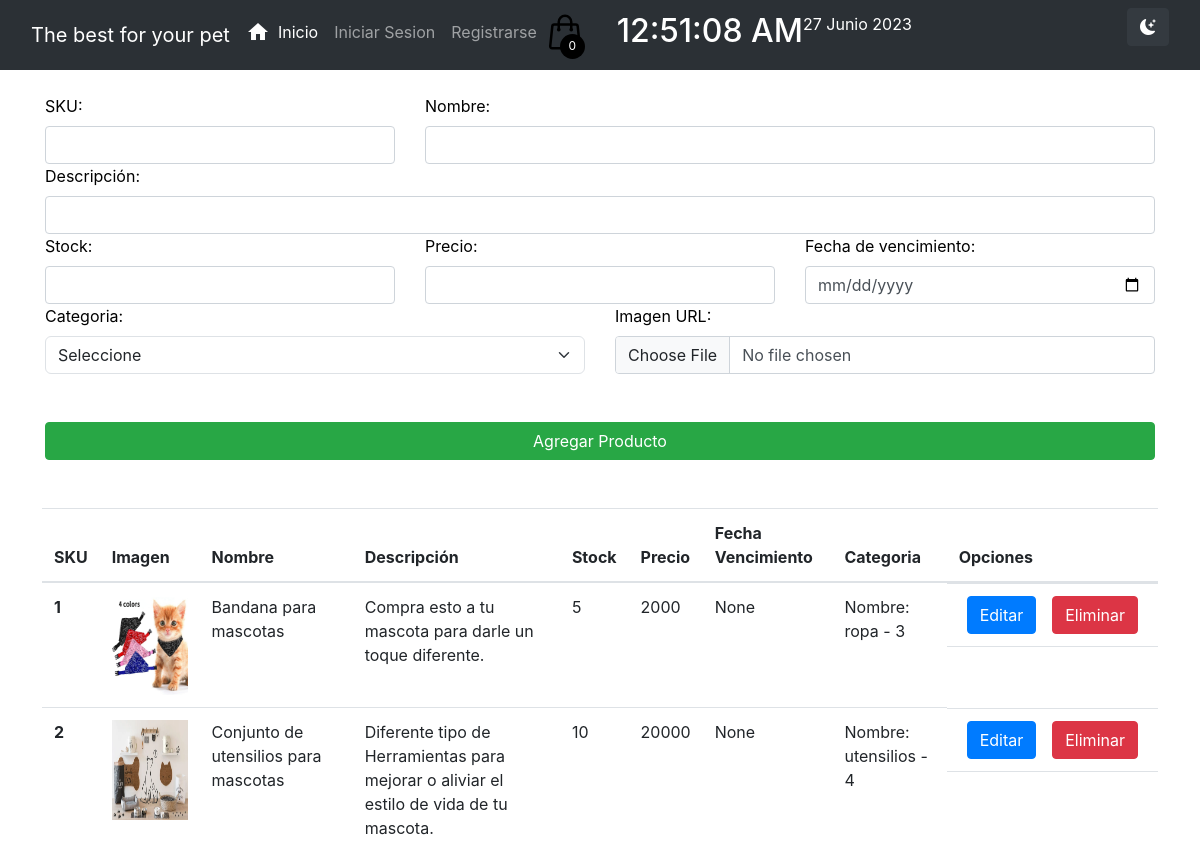
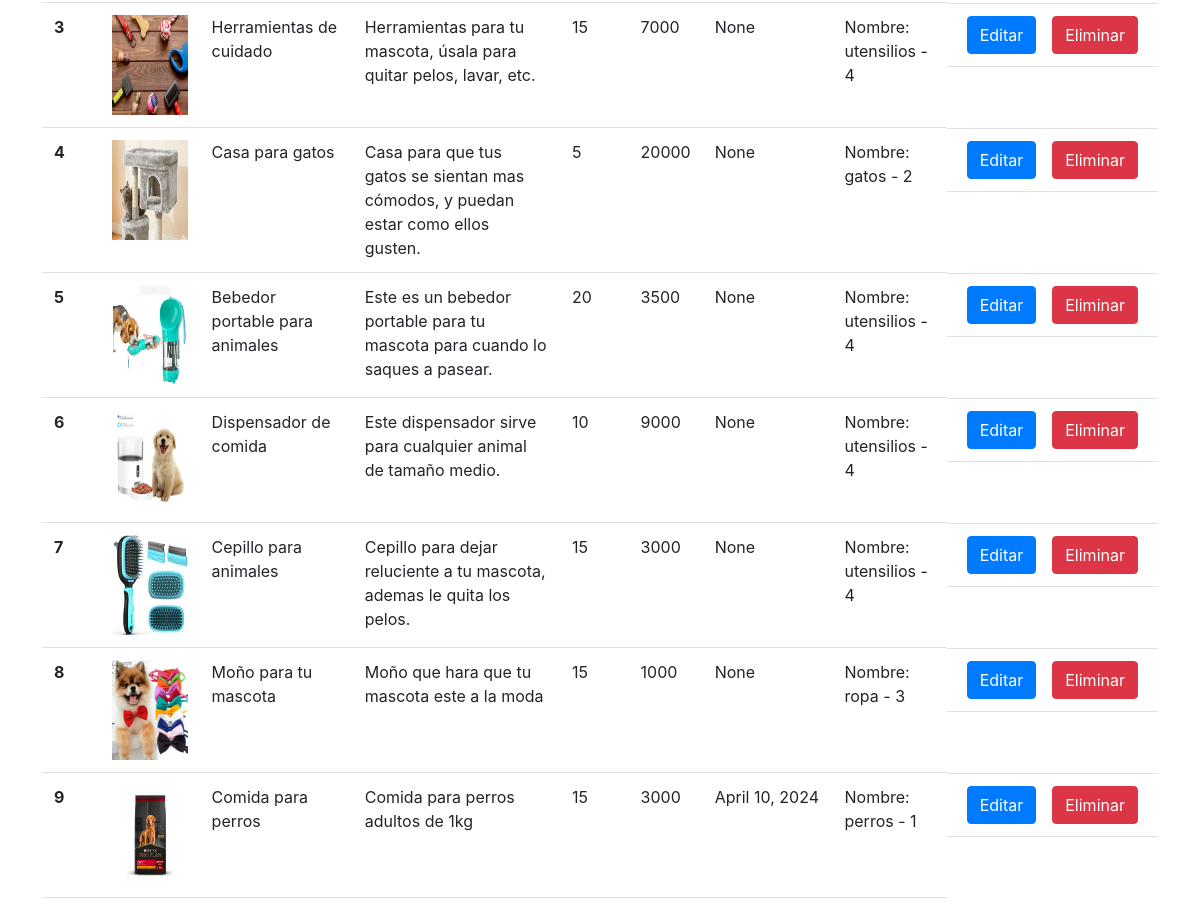
The app's page /agregar with its own data (2 pictures, top to bottom).
### apps/Tienda/models.py (models this page shows, shortened)
class Producto(models.Model):
    sku = models.IntegerField(primary_key=True)
    nombre = models.CharField(max_length=100, null=False)
    descripcion = models.CharField(max_length=150,null=False)
    stock = models.IntegerField(null=False)
    precio = models.IntegerField(null=False)
    fecha_ingreso = models.DateField(auto_now_add=True)
    fecha_vencimiento = models.DateField(null=True,blank=True)
    categoria_id = models.ForeignKey(Categoria,on_delete=models.CASCADE)
    image_url = models.ImageField(upload_to="imagenesProductos")

class Categoria(models.Model):
    categoria_id = models.AutoField(primary_key=True)
    nombre = models.CharField(max_length=50, null=False)
    def __str__(self):
        txt = "Nombre: {0} - {1}"
        return txt.format(self.nombre,self.categoria_id)

### apps/Tienda/views.py (the view)
# urls.py: path('agregar',views.cargarAgregar),
def cargarAgregar(request):
    productos = Producto.objects.all()
    categorias = Categoria.objects.all()
    return render(request,"agregar.html",{"cate":categorias, "prod":productos})

### apps/Tienda/templates/agregar.html (shortened to what this page needs)
{% extends "./modulos.html" %}
{% load static %}
{% block head %}
<link rel="stylesheet" href="{% static 'css/registro.css' %}">
<link rel="stylesheet" href="{% static 'css/style.css' %}">
<link rel="stylesheet" href="{% static 'css/oscuro.css' %}">
{% endblock %}
{% block body %}
<br>
<div class="container">
    <form id="formularioAgregarProducto" action="/agregarProductoForm" method="POST" enctype="multipart/form-data"> {% csrf_token %}
        <div class="row">
            <div class="col-md-4">
                <label for="txtSku">SKU:</label>
                <input name="txtSku" id="txtSku" type="text" class="form-control">
            </div>
            <div class="col-md-8">
                <label for="txtNombre">Nombre:</label>
                <input name="txtNombre" id="txtNombre" type="text" class="form-control">
            </div>
            <div class="col-md-12">
                <label for="txtDescripcion">Descripción:</label>
                <input name="txtDescripcion" id="txtDescripcion" type="text" class="form-control">
            </div>
            <div class="col-md-4">
                <label for="txtStock">Stock:</label>
                <input name="txtStock" id="txtStock" type="text" class="form-control">
            </div>
            <div class="col-md-4">
                <label for="txtPrecio">Precio:</label>
                <input name="txtPrecio" id="txtPrecio" type="number" class="form-control">
            </div>
            <div class="col-md-4">
                <label for="fechaVencimientoSel">Fecha de vencimiento:</label>
                <input type="date" name="fechaVencimientoSel" id="fechaVencimientoSel" type="text" class="form-control">
            </div>
            <div class="col-md-6">
                <label for="cmbCategoria">Categoria:</label>
                <select name="cmbCategoria" id="cmbCategoria" class="form-select" aria-label="Default select example">
                    <option disabled selected>Seleccione</option>
                  </select>
            </div>
            <div class="col-md-6">
                <label for="txtImg">Imagen URL:</label>
                <input name="txtImg" id="txtImg" type="file" class="form-control">
            </div>
        </div>
        <button class="btn btn-success mt-5 w-100">Agregar Producto</button>
    </form>
</div>
<div class="container-lg mt-5">
    <table id="myTable" class="table">
        <thead>
          <tr>
            <th scope="col">SKU</th>
            <th scope="col">Imagen</th>
            <th scope="col">Nombre</th>
            <th scope="col">Descripción</th>
            <th scope="col">Stock</th>
            <th scope="col">Precio</th>
            <th scope="col">Fecha Vencimiento</th>
            <th scope="col">Categoria</th>
            <th scope="col">Opciones</th>
          </tr>
        </thead>
        <tbody>
            {% for p in prod %}
          <tr>
            <th scope="row">{{p.sku}}</th>
            <td><img src="{{p.image_url.url}}" alt="" height="100"></td>
            <td>{{p.nombre}}</td>
            <td>{{p.descripcion}}</td>
            <td>{{p.stock}}</td>
            <td>{{p.precio}}</td>
            <td>{{p.fecha_vencimiento}}</td>
            <td>{{p.categoria_id}}</td>
            <td class="d-flex">
                <a href="/editarProducto/{{p.sku}}" class="btn btn-primary mx-2">Editar</a>
                <a href="/eliminarProducto/{{p.sku}}" class="btn btn-danger mx-2">Eliminar</a>
            </td>
          </tr>
            {% endfor %}
        </tbody>
      </table>
{% endblock %}

### apps/Tienda/static/css/oscuro.css (style rules this page uses)
.claro { background-color: #ffffff; color: #000000; }
.claro label { color: black; }

### apps/Tienda/static/css/carrito.css (style rules this page uses)
img { max-width: 100%; }

### records on screen
Producto: sku "1", image_url (picture), nombre "Bandana para mascotas", descripcion "Compra esto a tu mascota para darle un toque diferente.", stock "5", precio "2000", fecha_vencimiento "None", categoria_id "Nombre: ropa - 3"
Producto: sku "2", image_url (picture), nombre "Conjunto de utensilios para mascotas", descripcion "Diferente tipo de Herramientas para mejorar o aliviar el estilo de vida de tu mascota.", stock "10", precio "20000", fecha_vencimiento "None", categoria_id "Nombre: utensilios - 4"
Producto: sku "3", image_url (picture), nombre "Herramientas de cuidado", descripcion "Herramientas para tu mascota, úsala para quitar pelos, lavar, etc.", stock "15", precio "7000", fecha_vencimiento "None", categoria_id "Nombre: utensilios - 4"
Producto: sku "4", image_url (picture), nombre "Casa para gatos", descripcion "Casa para que tus gatos se sientan mas cómodos, y puedan estar como ellos gusten.", stock "5", precio "20000", fecha_vencimiento "None", categoria_id "Nombre: gatos - 2"
Producto: sku "5", image_url (picture), nombre "Bebedor portable para animales", descripcion "Este es un bebedor portable para tu mascota para cuando lo saques a pasear.", stock "20", precio "3500", fecha_vencimiento "None", categoria_id "Nombre: utensilios - 4"
Producto: sku "6", image_url (picture), nombre "Dispensador de comida", descripcion "Este dispensador sirve para cualquier animal de tamaño medio.", stock "10", precio "9000", fecha_vencimiento "None", categoria_id "Nombre: utensilios - 4"
Producto: sku "7", image_url (picture), nombre "Cepillo para animales", descripcion "Cepillo para dejar reluciente a tu mascota, ademas le quita los pelos.", stock "15", precio "3000", fecha_vencimiento "None", categoria_id "Nombre: utensilios - 4"
Producto: sku "8", image_url (picture), nombre "Moño para tu mascota", descripcion "Moño que hara que tu mascota este a la moda", stock "15", precio "1000", fecha_vencimiento "None", categoria_id "Nombre: ropa - 3"
Producto: sku "9", image_url (picture), nombre "Comida para perros", descripcion "Comida para perros adultos de 1kg", stock "15", precio "3000", fecha_vencimiento "April 10, 2024", categoria_id "Nombre: perros - 1"
